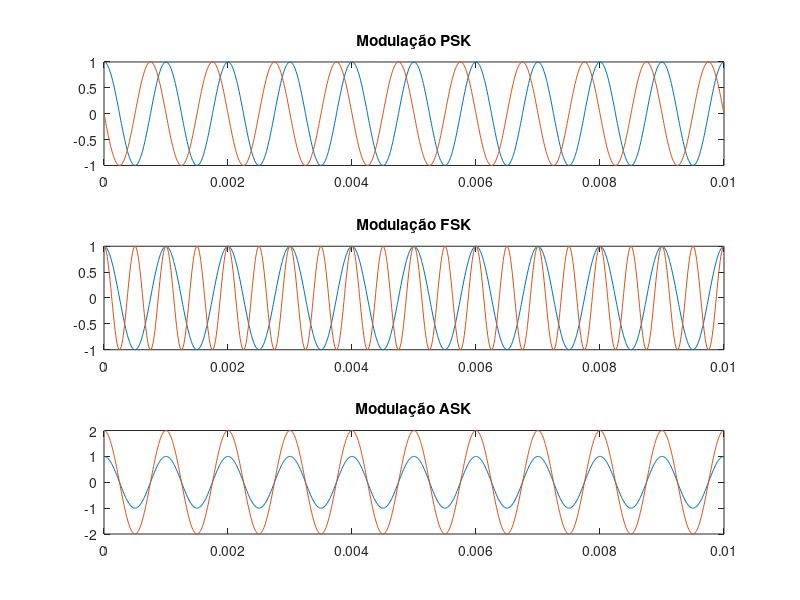

Reproduce this figure in MATLAB.
close all;
clear all;
clc;

t = [0:1/100e3:10e-3];

f1 = 1e3;
f2 = 2e3;

f = [f1 f2]';
A = [1 2]';

% Modulação PSK
s_psk1 = cos(2*pi*f1*t + 0);
s_psk2 = cos(2*pi*f1*t + pi/2);

% Modulação FSK
s_fsk = cos(2*pi*f*t);

% Modulação ASK
s_ask = A*cos(2*pi*f1*t);

figure,
subplot(311)
plot(t, s_psk1); hold on;
plot(t, s_psk2)
title('Modulação PSK')

subplot(312)
plot(t, s_fsk')
title('Modulação FSK')

subplot(313)
plot(t, s_ask)
title('Modulação ASK')
